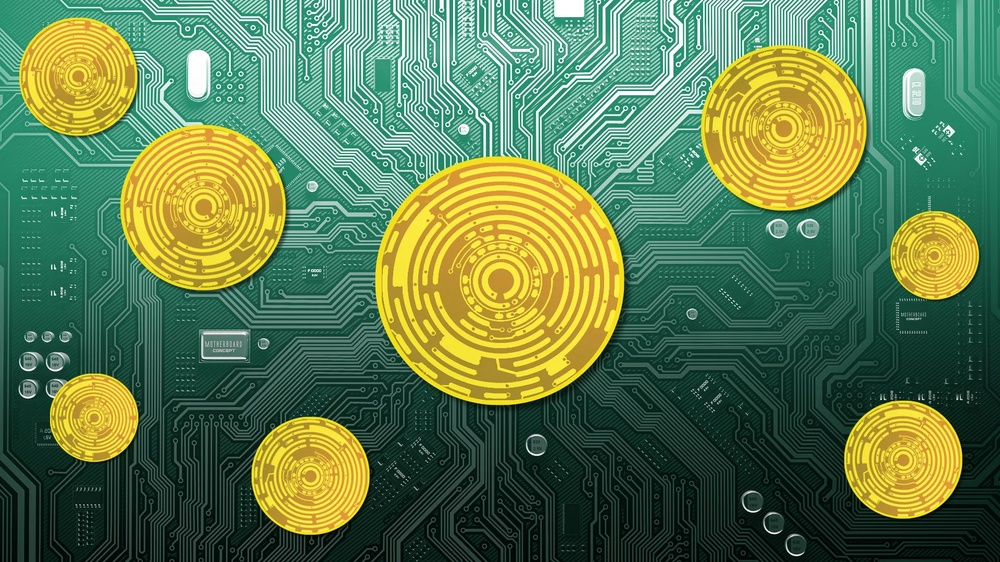
#> input picture L5 Object detection/coins.jpg, 1000 x 562 px, shrunk from 1920 x 1080 before the run, found by its file name
$ python homework.py
#> lines starting #> are read from the running program, lines starting #| are printed output that depends on the picture
import cv2
import numpy as np

img = cv2.imread("/Users/onorenosenathanikhuoria/Desktop/Open CV/L5 Object detection/coins.jpg", cv2.IMREAD_COLOR)
#> img is the input picture: shape (562, 1000, 3); mean B, G, R 80, 124.2, 94.7
if img is None:
    print("image not found")
else:
    gray = cv2.cvtColor(img, cv2.COLOR_BGR2GRAY)
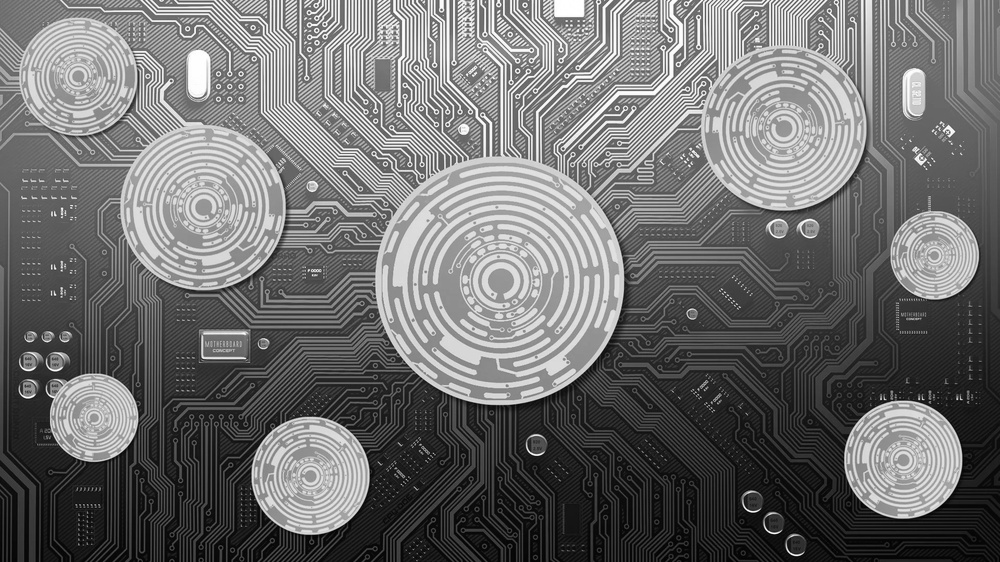
#> gray: shape (562, 1000); min 1, max 255, mean 110.3
    gray_blurred = cv2.GaussianBlur(gray, (3, 3), 2)


detected_circles = cv2.HoughCircles(gray_blurred, cv2.HOUGH_GRADIENT, 1, 20, param1 = 50, param2 = 40, minRadius = 40, maxRadius = 120)
#> detected_circles = 761 rows, first 8: [499.5, 281.5, 119.4], [277.5, 193.5, 119.4], [260.5, 119.5, 119.4], [199.5, 345.5, 119.4], [237.5, 243.5, 119.4], [323.5, 134.5, 118.3], [199.5, 403.5, 118.3], [204.5, 277.5, 118.3]

if detected_circles is not None:
    detected_circles = np.uint16(np.around(detected_circles))
#> detected_circles = 761 rows, first 8: [500, 282, 119], [278, 194, 119], [260, 120, 119], [200, 346, 119], [238, 244, 119], [324, 134, 118], [200, 404, 118], [204, 278, 118]

    for pt in detected_circles[0, :]:
        a, b, r = pt[0], pt[1], pt[2]
        cv2.circle(img, (a, b), r, (0, 255, 0), 2)
        cv2.circle(img, (a, b), 2, (0, 0, 255), 3)
#> this loop made 761 passes
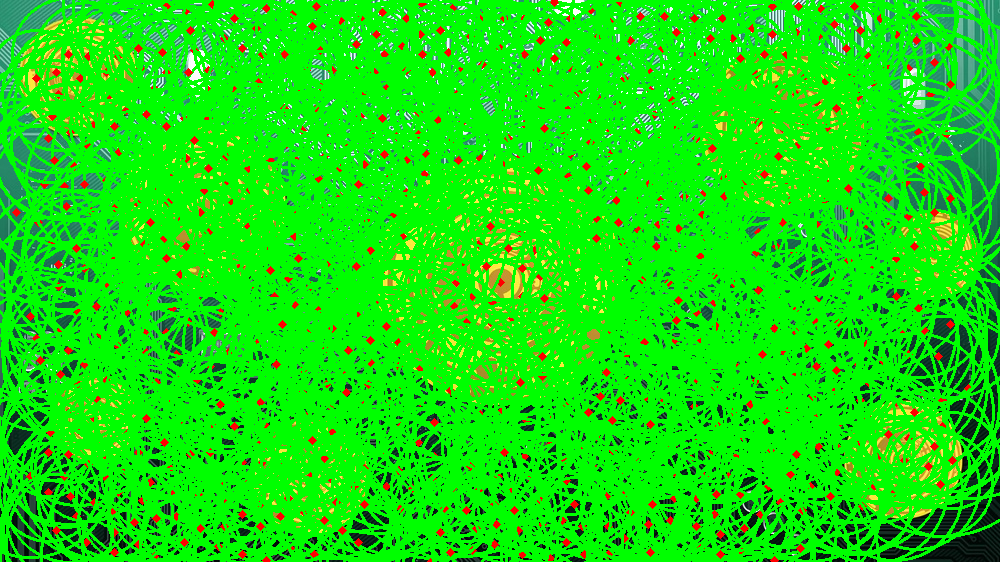
#> img: shape (562, 1000, 3); mean B, G, R 13.1, 224.4, 20.1

cv2.imshow("Detected Circles", img)
cv2.waitKey(0)
cv2.destroyAllWindows()

$ run again, with L5 Object detection/people.jpg copied over L5 Object detection/coins.jpg
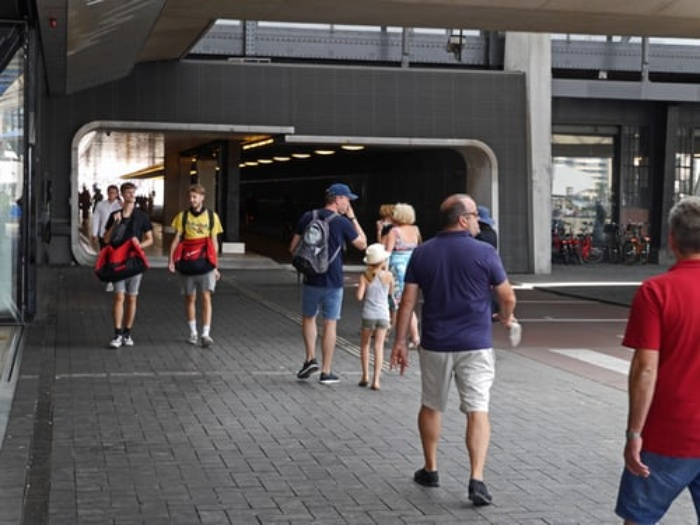
#> input picture L5 Object detection/people.jpg, 700 x 525 px, found by its file name
#> img is the input picture: shape (525, 700, 3); mean B, G, R 87.1, 86.2, 92.8
#> `gray = cv2.cvtColor(img, cv2.COLOR_BGR2GRAY)`:
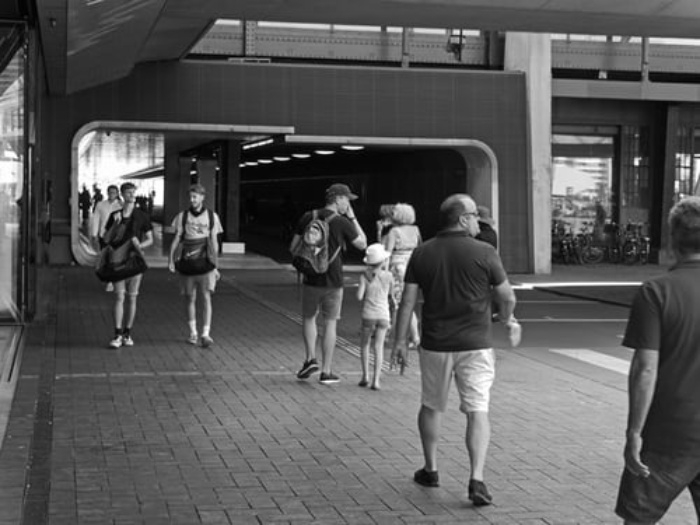
#> gray: shape (525, 700); min 0, max 255, mean 88.2
#> `detected_circles = cv2.HoughCircles(gray_blurred, cv2.HOUGH_GRADIENT, ..`: detected_circles = 131 rows, first 8: [402.5, 337.5, 119.4], [361.5, 403.5, 109.5], [287.5, 263.5, 107.3], [362.5, 364.5, 119.4], [373.5, 343.5, 110.6], [306.5, 347.5, 112.8], [296.5, 283.5, 109.5], [377.5, 430.5, 93]
#> `detected_circles = np.uint16(np.around(detected_circles))`: detected_circles = 131 rows, first 8: [402, 338, 119], [362, 404, 110], [288, 264, 107], [362, 364, 119], [374, 344, 111], [306, 348, 113], [296, 284, 110], [378, 430, 93]
#> the loop `for pt in detected_circles[0, :]:` made 131 passes
#> after the loop `for pt in detected_circles[0, :]:`:
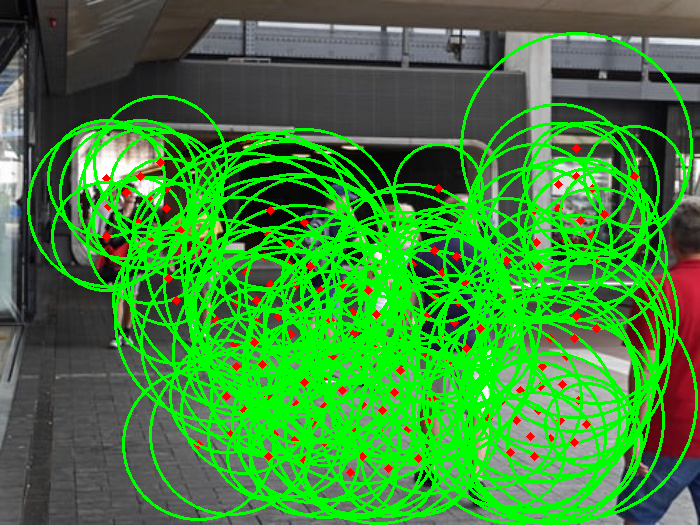
#> img: shape (525, 700, 3); mean B, G, R 54.6, 135.8, 60.4
